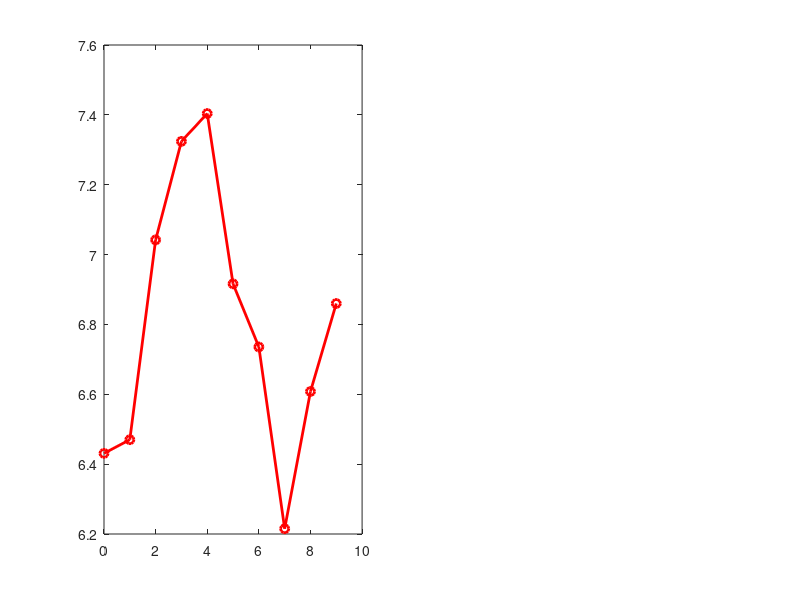

This chart was generated by the following MATLAB code: (Note: this script raises an error after producing the figure.)
clc, close all, clear all;

time_intervals = 0:1:9; % Time from 0 to 9 minutes

% Test 1 results
FIT4023_kg_hr_test1 = [6.4308, 6.4700, 7.0420, 7.3241, 7.4038, 6.9162, 6.7355, 6.2151, 6.6080, 6.8599];
ExternFlowmeter_kg_hr_test1 = [6.9000, 6.8832, 6.8945, 6.9038, 6.8858, 6.8675, 6.8658, 6.8700, 6.8656, 6.8632];

% Test 2 results
FIT4023_kg_hr_test2 = [10.0432, 10.3252, 10.3456, 9.9865, 9.7532, 9.9854, 10.4523, 9.8547, 9.8532, 10.0593];
ExternFlowmeter_kg_hr_test2 = [10.1540, 10.1640, 10.1880, 10.1760, 10.2140, 10.2350, 10.2270, 10.2240, 10.2300, 10.2200];

% Calculate the average values for each test
average_FIT4023_test1 = mean(FIT4023_kg_hr_test1);
average_ExternFlowmeter_test1 = mean(ExternFlowmeter_kg_hr_test1);
average_FIT4023_test2 = mean(FIT4023_kg_hr_test2);
average_ExternFlowmeter_test2 = mean(ExternFlowmeter_kg_hr_test2);


% test1
Totalizer_FIT4023_test1 = 1.1815 * 60/10;
Totalizer_ExternFlowmeter_test1 = 1.1919 * 60/10;
Flowglass_Test1 = 1.195 * 60/10
% test2
Totalizer_FIT4023_test2 = 1.7023 * 60/10;
Totalizer_ExternFlowmeter_test2 = 1.6889 * 60/10;


% Create figure
figure;

% Subplot for Test 1
subplot(1,2,1); % Adjust to a 1x2 grid for two tests
plot(time_intervals, FIT4023_kg_hr_test1,'LineWidth', 2, 'Marker', 'o', 'Color', 'red','DisplayName', '42FIT4023');
hold on;
yline(Totalizer_FIT4023_test1,':', 'Color', 'red', 'LineWidth', 2,'DisplayName', 'Totalizer');
plot(time_intervals, ExternFlowmeter_kg_hr_test1, 'LineWidth', 2, 'Marker', 's', 'Color', 'green','DisplayName', 'External Flow meter');
yline(Totalizer_ExternFlowmeter_test1,':', 'Color', 'green', 'LineWidth', 2,'DisplayName', 'Totalizer');
yline(Flowglass_Test1,':', 'Color', 'Blue', 'LineWidth', 2,'DisplayName', 'Flow-glass');
title('Deviation Test 1 [Pump Strokelength: 54%]');
xlabel('Time [min]', 'FontSize', 10, 'FontWeight', 'bold');
ylabel('Flow Rate [kg/hr]', 'FontSize', 10, 'FontWeight', 'bold');
xlim([0,9]);
ylim([5 12]);
grid on;
legend('show');

% Subplot for Test 2
subplot(1,2,2); % Adjust to a 1x2 grid for two tests
plot(time_intervals, FIT4023_kg_hr_test2, 'LineWidth', 2, 'Marker', 'o', 'Color', 'red','DisplayName', '42FIT4023');
hold on;
yline(Totalizer_FIT4023_test2,':', 'Color', 'red', 'LineWidth', 2,'DisplayName', 'Totalizer');
plot(time_intervals, ExternFlowmeter_kg_hr_test2,'LineWidth', 2, 'Marker', 's', 'Color', 'green','DisplayName', 'External Flow meter');
yline(Totalizer_ExternFlowmeter_test2,':', 'Color', 'green', 'LineWidth', 2,'DisplayName', 'Totalizer');
title('Deviation Test 2 [Pump Strokelength: 75%]');
xlabel('Time [min]', 'FontSize', 10, 'FontWeight', 'bold');
ylabel('Flow Rate [kg/hr]', 'FontSize', 10, 'FontWeight', 'bold');
xlim([0,9]);
ylim([5 12]);
grid on;
legend('show');

hold off;
